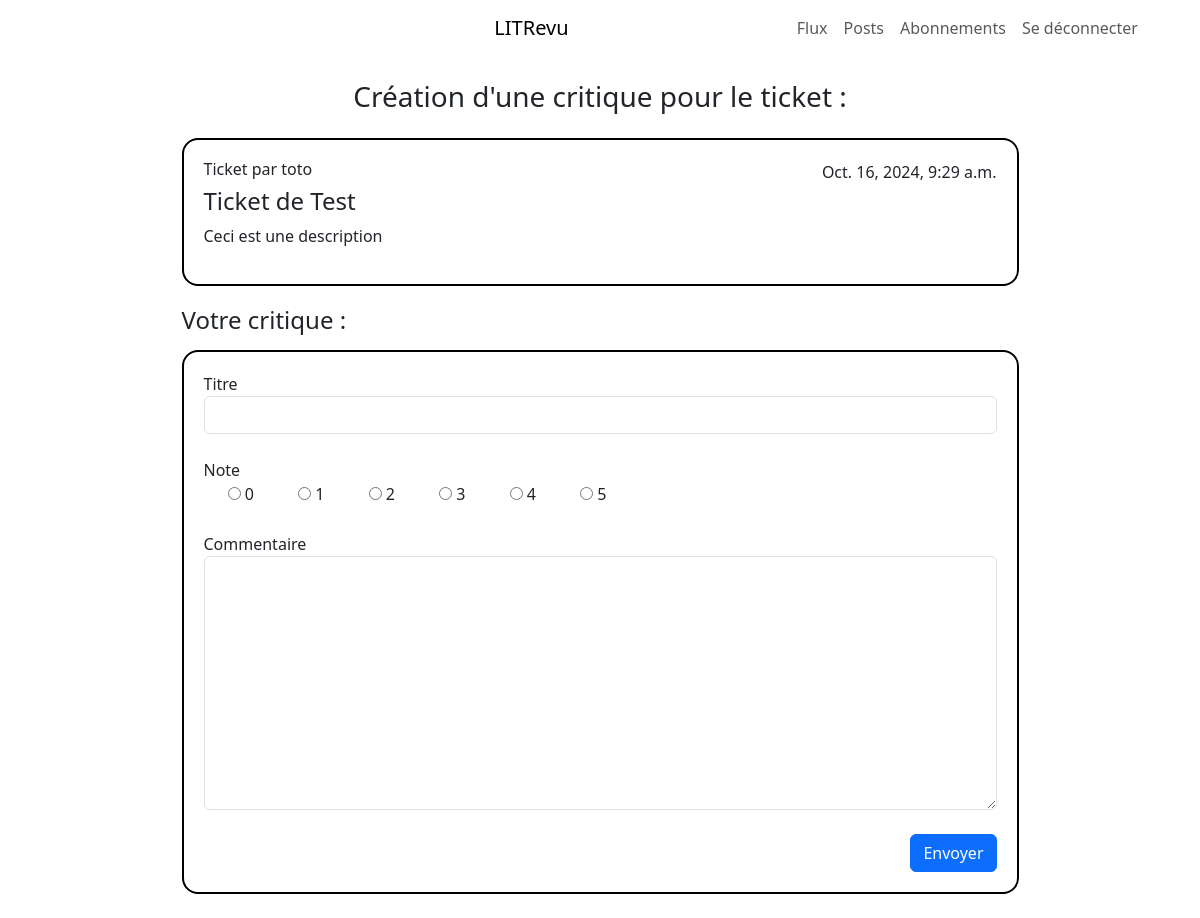
Before: /review/create/1/ (signed in) with the older database file.
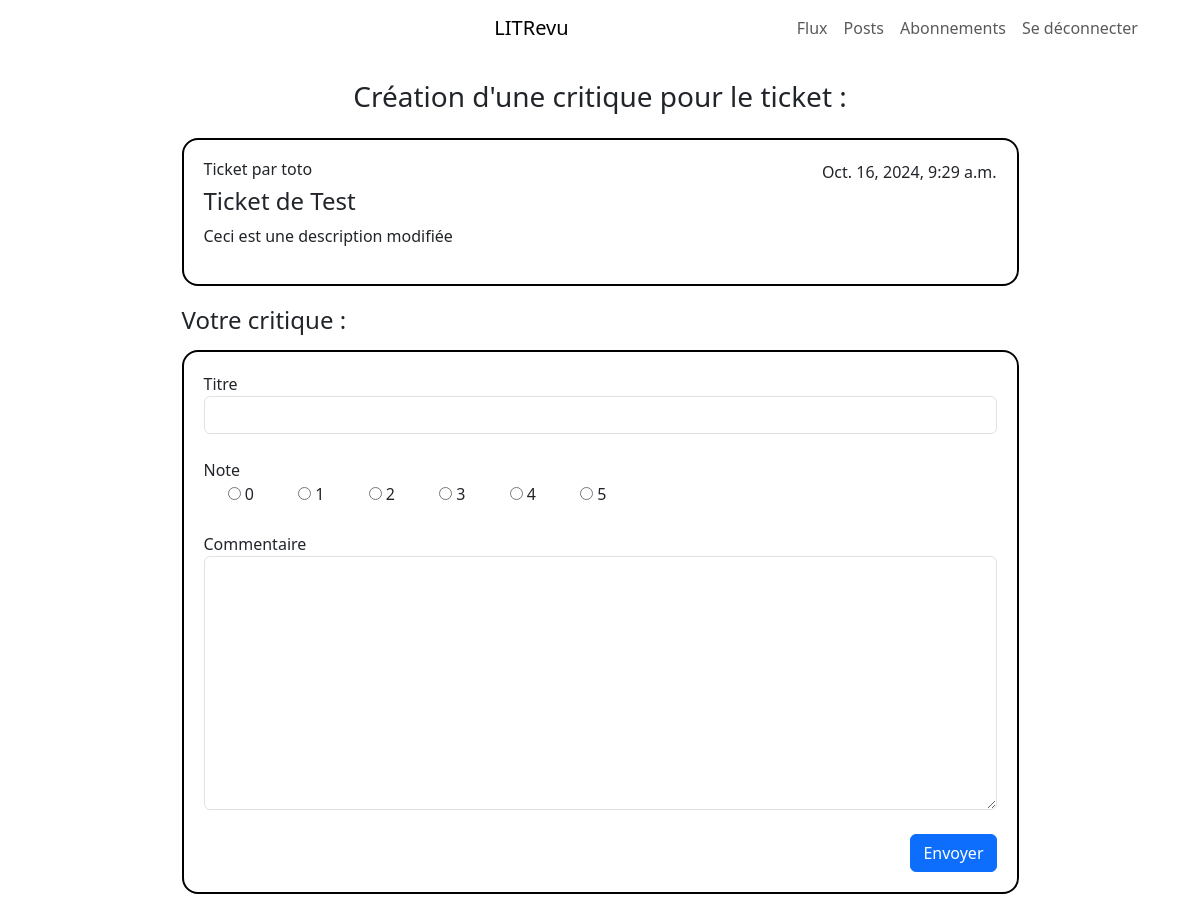
After: the same page with the newer database file.
### blog/models.py (models this page shows, shortened)
class Ticket(models.Model):
    title = models.CharField(max_length=128)
    description = models.TextField(max_length=128, blank=True)
    user = models.ForeignKey(
        to=settings.AUTH_USER_MODEL, on_delete=models.CASCADE
    )
    image = models.ImageField(null=True, blank=True)
    time_created = models.DateTimeField(auto_now_add=True)
    IMAGE_MAX_HEIGHT = 800
    IMAGE_MAX_WIDTH = 800
    IMAGE_MAX_SIZE = (IMAGE_MAX_WIDTH, IMAGE_MAX_HEIGHT)

### authentication/models.py (models this page shows)
class User(AbstractUser):
    pass

### blog/views.py (the view, shortened to what this page needs)
class ReviewCreation(LoginRequiredMixin, View):
    review_form = ReviewForm()
    mode = "creation"
    def get(self, request, id=None):
        if id is None:  # Creation from scratch
            ticket_form = TicketForm()
            context = {
                "review_form": self.review_form,
                "ticket_form": ticket_form,
                "mode": self.mode,
            }
            return render(
                request, "blog/review_create_from_scratch.html", context
            )
        else:  # Creation from a ticket
            ticket = get_object_or_404(Ticket, id=id)
            context = {
                "review_form": self.review_form,
                "ticket": ticket,
                "mode": self.mode,
            }
            return render(
                request, "blog/review_create_update_from_ticket.html", context
            )

### blog/forms.py
class ReviewForm(forms.ModelForm):
    class Meta:
        RATING_CHOICES = [
            (0, "0"),
            (1, "1"),
            (2, "2"),
            (3, "3"),
            (4, "4"),
            (5, "5"),
        ]
        model = Review
        fields = ["headline", "rating", "body"]
        widgets = {
            "rating": forms.RadioSelect(choices=RATING_CHOICES),
            "headline": forms.TextInput(attrs={"class": "form-control"}),
            "body": forms.Textarea(attrs={"class": "form-control"}),
        }

### blog/templatetags/custom_tags.py (called while the page is built)
@register.simple_tag
def display_username(post_user, logged_in_user):
    if post_user == logged_in_user:
        return 'vous'
    else:
        return post_user.username

### blog/templates/blog/review_create_update_from_ticket.html
{% extends 'base.html' %}
{% block content %}
{% include 'partial/navbar.html' %}
<section class="container my-4">
    <div class="col-12 col-lg-9 mx-auto">
        <div class="text-center mb-4">
            {% if mode == "creation" %}
            <h1 class="h3">Création d'une critique pour le ticket :</h1>
            {% elif mode == "update" %}
            <h1 class="h3">Modification de la critique du ticket : </h1>
            {% endif %}
        </div>
        <div class="container post-display">
            {% include 'blog/partials/ticket_snippet.html' with ticket=ticket %}
        </div>
        <h4 class="h4 mb-3">Votre critique :</h4>
        <div class="container post-display">
            {% include 'blog/partials/review_form_snippet.html' with review_form=review_form %}
        </div>
    </div>
</section>
{% endblock %}

### blog/templates/blog/partials/ticket_snippet.html (shortened to what this page needs)
{% load custom_tags %}
<div class="d-flex justify-content-between">
    <h3 class="h6 col-8">Ticket par {% display_username ticket.user request.user %}</h3>
    <div class="col-4 text-end"> {{ ticket.time_created }} </div>
</div>
<h4 class="h4">{{ ticket.title }}</h4>
<p>{{ ticket.description }}</p>

Changed rows visible on the page:
changed Ticket "Ticket de Test": description "Ceci est une description" → "Ceci est une description modifiée"
